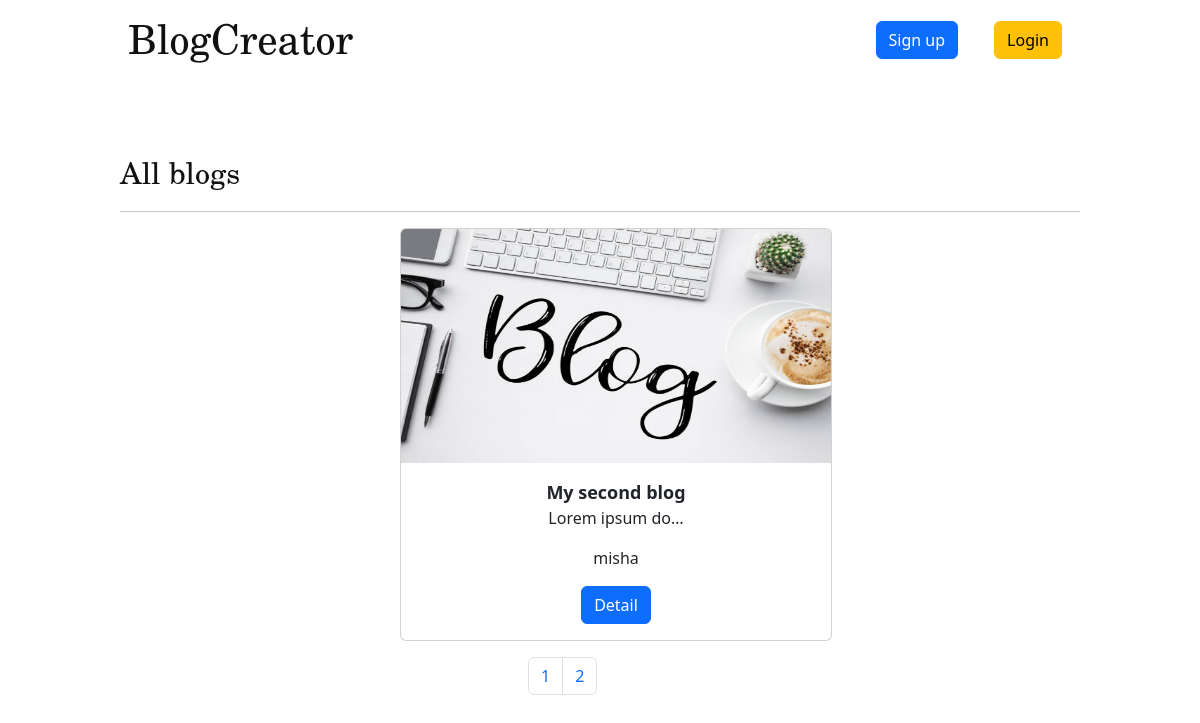
Page /?page=2 on the earlier database version.
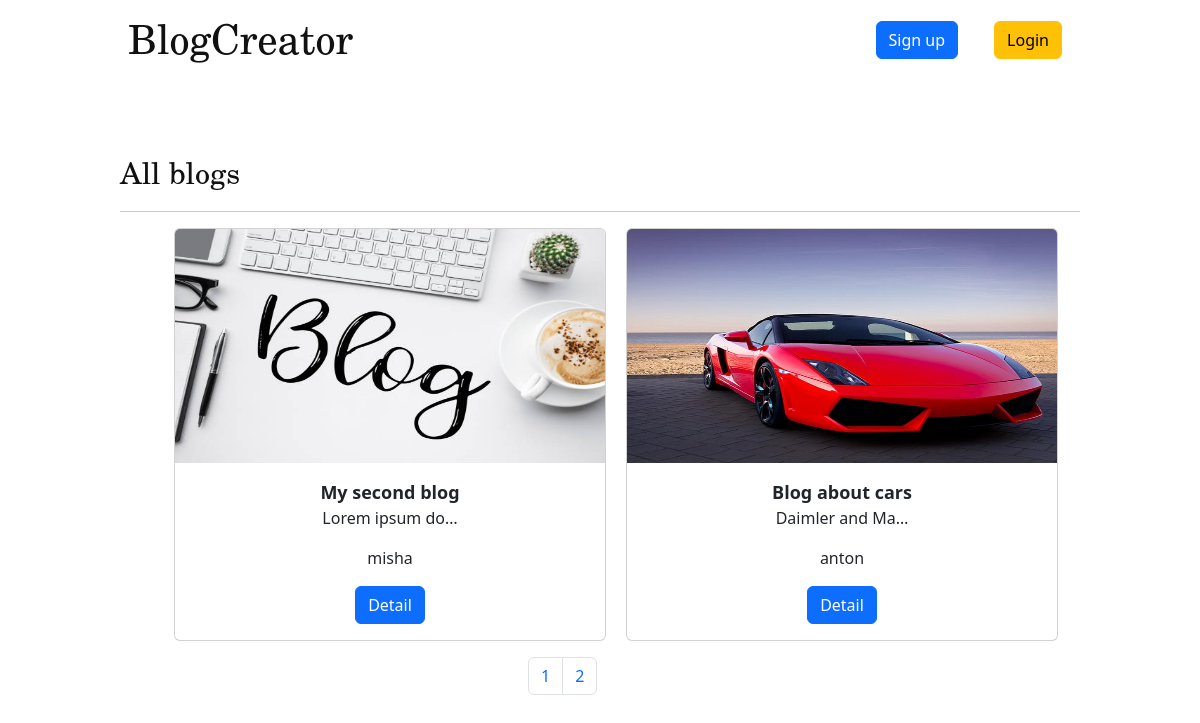
Same page on the later database version.
### blog/models.py (models this page shows)
class Blog(models.Model):
    title = models.CharField(max_length=100)
    content = models.TextField(blank=True)
    blog_photo = models.ImageField(upload_to='photos/')
    time_create = models.DateTimeField(auto_now_add=True)
    user = models.ForeignKey(User, on_delete=models.CASCADE, null=True)
    def get_absolute_url(self):
        return reverse('blog_detail', kwargs={'blog_id': self.pk})

### blog/views.py (the view)
# urls.py: path('', Index.as_view(), name='home'),
class Index(ListView):
    paginate_by = 2
    model = Blog
    template_name = 'blog/index.html'
    context_object_name = 'blogs'
    def get_context_data(self, *, object_list=None, **kwargs):
        context = super().get_context_data(**kwargs)
        context['title'] = 'Main page'
        return context

### blog/templates/blog/index.html (shortened to what this page needs)
{% extends 'blog/base.html' %}
{% block content %}
    <div class="content">
        <span>All blogs</span>
        <hr>
            <ul>
                {% for x in blogs %}
                    <li>
                        <div class="card text-center" style="width: 27rem; margin: 0 auto;">
                            <img src="{{ x.blog_photo.url }}" class="card-img-top" alt="..." style="width: 100%; height: 234px;">
                            <div class="card-body">
                                <span class="card-title" style="font-size: 18px;"><b>{{ x.title|truncatechars:40 }}</b></span>
                                <p class="card-text">{{ x.content|truncatechars:15}}</p>
                                <p class="card-text">{{ x.user }}</p>
                                <a href="{{ x.get_absolute_url }}" class="btn btn-primary">Detail</a>
                            </div>
                        </div>
                    </li>
                {% endfor %}
            </ul>
        <div class="page_pagination">
            <nav aria-label="Page navigation example">
                {% if paginator.num_pages > 1 %}
                  <ul class="pagination">
                      {% for x in paginator.page_range %}
                        <li class="page-item"><a class="page-link" href="?page={{ x }}">{{ x }}</a></li>
                      {% endfor %}
                  </ul>
                {% endif %}
            </nav>
        </div>
    </div>
{% endblock %}

### blog/templates/blog/base.html (shortened to what this page needs)
{% load static %}
<!DOCTYPE html>
<html lang="en">
<head>
    <link href="https://cdn.jsdelivr.net/npm/bootstrap@5.2.1/dist/css/bootstrap.min.css" rel="stylesheet">
    <link rel="stylesheet" href="{% static 'blog/main.css' %}">
</head>
<body>
{% block header %}
    <header>
        <div class="menu">
            <span><a href="{% url 'home' %}">BlogCreator</a></span>
        </div>
        {% if request.user.is_authenticated %}
            <ul>
                <li><a href="{% url 'create_blog' %}">Create blog</a></li>
                <li><a href="{% url 'personal_blogs' %}">Your blogs</a></li>
                <li><a href="{% url 'home' %}" class="btn btn-primary">{{ user.username}}</a></li>
                <li><a href="{% url 'logout' %}" class="btn btn-warning">Logout</a></li>
            </ul>
        {% else %}
            <ul>
                <li><a href="{% url 'sign_up_user' %}" class="btn btn-primary">Sign up</a></li>
                <li><a href="{% url 'login_user' %}" class="btn btn-warning">Login</a></li>
            </ul>
        {% endif%}
    </header>
{% endblock %}
{% block content %}{% endblock %}
</body>
</html>

### blog/static/blog/main.css (style rules this page uses)
header { width: 80%; margin: 0 auto; height: 150px; }
.menu > span > a { font-family: New Century Schoolbook, TeX Gyre Schola, serif; font-size: 40px; float: left; color: #111111; text-decoration: none; padding: 8px; }
header > ul { display: flex; justify-content: flex-end; }
header > ul > li { padding: 18px; list-style: none; line-height: 40px; }
header > ul > li > a { text-decoration: none; color: #111111; font-family: New Century Schoolbook, TeX Gyre Schola, serif; font-size: 20px; }
.content { width: 80%; margin: 0 auto; height: 500px; }
.content > span { font-size: 30px; color: #111111; font-family: New Century Schoolbook, TeX Gyre Schola, serif; }
.content > ul { display: flex; justify-content: center; }
.content > ul > li { display: inline-block; list-slyle: none; padding-left: 10px; padding-right: 10px; }
.page_pagination { width: 15%; margin: 0 auto; }

Differences in the rows shown:
added Blog: blog_photo (picture), title "Blog about cars", content "Daimler and Ma…", user "anton"
